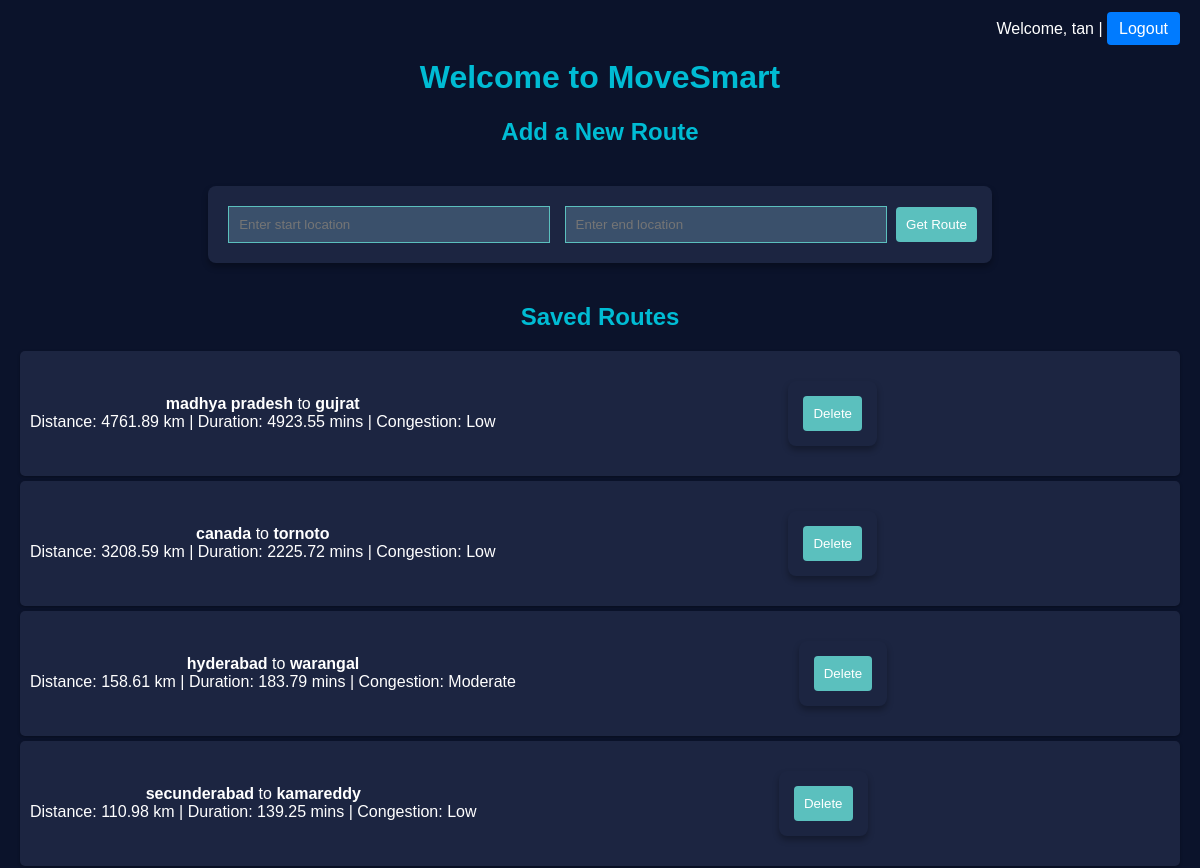
Page / (signed in, upper part) on the earlier database version.
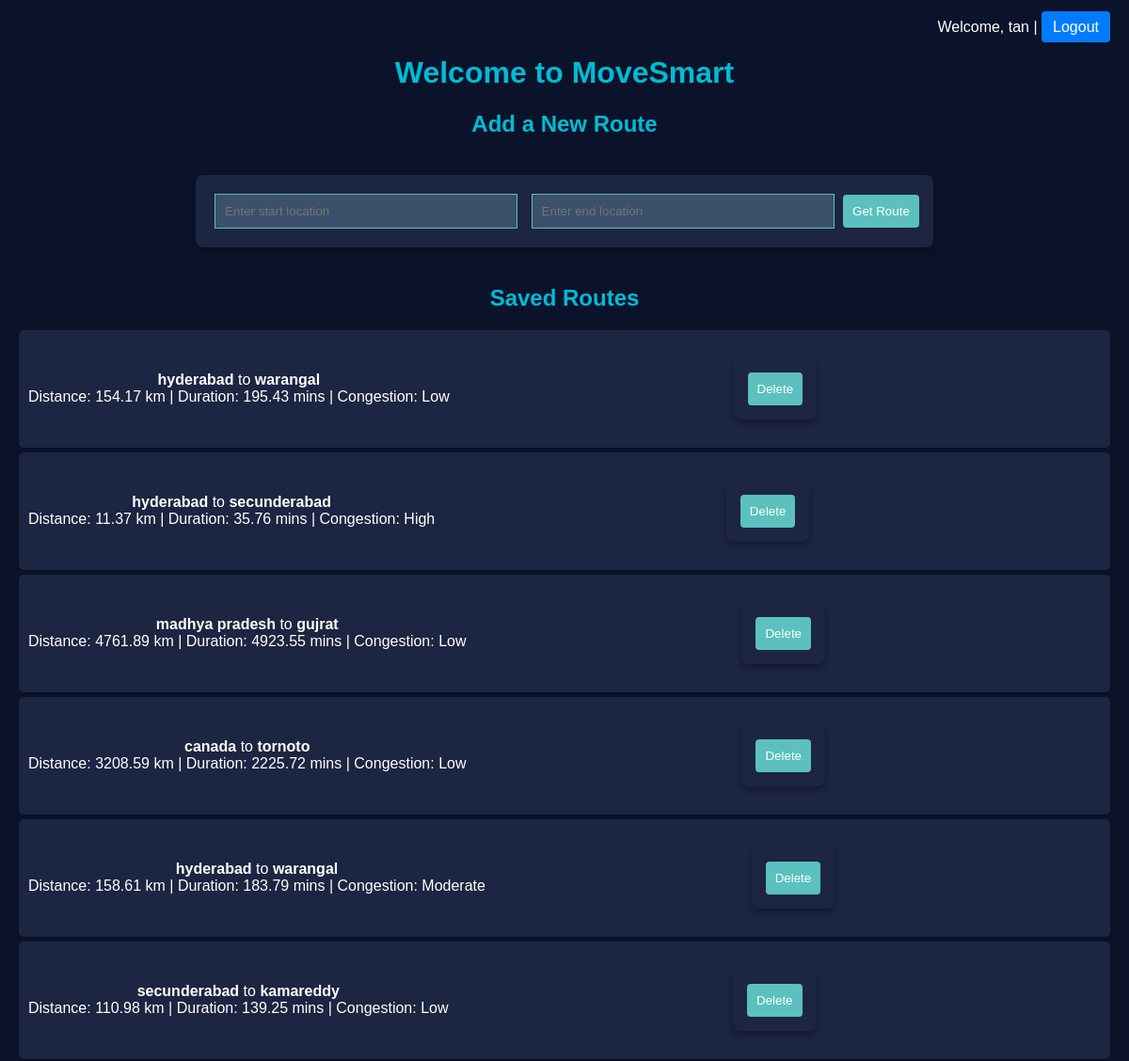
Same page on the later database version.
### app.py (models this page shows)
class Route(db.Model):
    id = db.Column(db.Integer, primary_key=True)
    start_location = db.Column(db.String(200), nullable=False)
    end_location = db.Column(db.String(200), nullable=False)
    distance = db.Column(db.Float)         # in kilometers
    duration = db.Column(db.Float)         # in minutes
    congestion_level = db.Column(db.String(50))
    timestamp = db.Column(db.DateTime, default=db.func.current_timestamp())

### app.py (the view)
@app.route('/')
def home():
    if 'user' not in session:
        return redirect(url_for('login'))
    routes = Route.query.order_by(Route.timestamp.desc()).all()
    return render_template('index.html', routes=routes, user=session['user'])

### templates/index.html (shortened to what this page needs)
<!DOCTYPE html>
<html lang="en">
<head>
  <link rel="stylesheet" href="https://unpkg.com/leaflet/dist/leaflet.css"/>
  <link rel="stylesheet" href="{{ url_for('static', filename='style.css') }}">
</head>
<body>
  <nav>
    <span>Welcome, {{ user }}</span> | <a href="{{ url_for('logout') }}">Logout</a>
  </nav>
  <h1>Welcome to MoveSmart</h1>
  <h2>Add a New Route</h2>
  <form action="/add_route" method="POST">
    <input type="text" name="start_location" placeholder="Enter start location" required>
    <input type="text" name="end_location" placeholder="Enter end location" required>
    <button type="submit">Get Route</button>
  </form>
  <h2>Saved Routes</h2>
  <ul>
    {% for route in routes %}
      <li>
        <div>
          <strong>{{ route.start_location }}</strong> to <strong>{{ route.end_location }}</strong><br>
          Distance: {{ route.distance }} km | Duration: {{ route.duration }} mins | Congestion: {{ route.congestion_level }}
        </div>
        <form action="/delete_route/{{ route.id }}" method="POST" onsubmit="return confirm('Are you sure you want to delete this route?');">
          <button type="submit">Delete</button>
        </form>
      </li>
    {% endfor %}
  </ul>
</body>
</html>

### static/style.css (style rules this page uses)
body { font-family: Arial, sans-serif; margin: 0; padding: 20px; background: #0b132b; color: white; text-align: center; }
nav { text-align: right; margin-bottom: 20px; }
nav a { text-decoration: none; color: #fff; background: #007bff; padding: 8px 12px; border-radius: 4px; }
h1, h2 { color: #00bcd4; }
form { margin: 20px auto; background: #1c2541; padding: 15px; border-radius: 8px; display: inline-block; box-shadow: 0px 4px 6px rgba(0, 0, 0, 0.3); }
input { padding: 10px; margin: 5px; width: 300px; background: #3a506b; color: #ffffff; border: 1px solid #5bc0be; }
button { padding: 10px; background: #5bc0be; color: white; border: none; border-radius: 4px; cursor: pointer; }
ul { list-style-type: none; padding: 0; }
li { background: #1c2541; margin: 5px 0; padding: 10px; border-radius: 5px; box-shadow: 0 1px 3px rgba(0, 0, 0, 0.3); color: white; display: flex; justify-content: space-between; align-items: center; }

Differences in the rows shown:
added Route: start_location "hyderabad", end_location "warangal", distance "154.17", duration "195.43", congestion_level "Low"
added Route: start_location "hyderabad", end_location "secunderabad", distance "11.37", duration "35.76", congestion_level "High"
